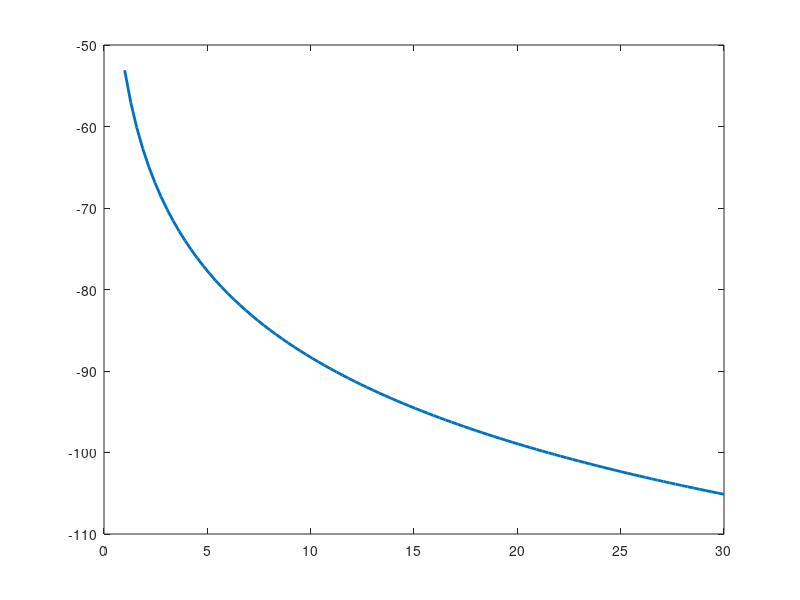

Here is the MATLAB script that generated this plot: (Note: this script raises an error after producing the figure.)
clc, clear, close all
%% COST-231 path loss & received power

f = 800e6;         % Frequency (Hz)
d = linspace(1e3, 30e3, 100); % 1–30 km
Pt = 30;           % Tx Power (dBm)
Gt = 5;            % Tx Gain (dBi)
Gr = 15;           % Rx Gain (dBi)

ht = 30;   % Tx height (m)
hr = 10;   % Rx height (m)

a_hr = (1.1*log10(f/1e6) - 0.7)*hr - (1.56*log10(f/1e6) - 0.8);

PL = 46.3 + 33.9*log10(f/1e6) - 13.82*log10(ht) - a_hr + (44.9 - 6.55*log10(ht))*log10(d/1e3);
Pr = Pt + Gt + Gr - PL;

% LTE sensitivity and margin
Psens = -100;        % dBm
margin = 10;         % dB
Psafe = Psens + margin;

% Find distances
d0 = interp1(Pr, d, Psens);    % 0 dB margin distance
d10 = interp1(Pr, d, Psafe);   % +10 dB margin distance

figure
plot(d/1e3, Pr,'LineWidth',2)
hold on
yline(Psens,'r--','LTE Sensitivity (-100 dBm)','LineWidth',1.5)
yline(Psafe,'g--','+10 dB Margin (-90 dBm)','LineWidth',1.5)

plot(d0/1e3, Psens,'ro','MarkerSize',8,'MarkerFaceColor','r')
plot(d10/1e3, Psafe,'go','MarkerSize',8,'MarkerFaceColor','g')

text(d0/1e3, Psens+2, sprintf('%.1f km (0 dB)', d0/1e3))
text(d10/1e3, Psafe+2, sprintf('%.1f km (+10 dB)', d10/1e3))

xlabel("Distance (km)")
ylabel("Received Power (dBm)")
title("LTE NLOS Link Budget with Link Margin")
grid on

disp(['Received Power = ', num2str(Pr), ' dBm'])

% BER vs SNR (QPSK)
snr = 0:1:20;
ber = berawgn(snr,'psk',4,'nondiff');
figure
semilogy(snr,ber,'LineWidth',2)
grid on
xlabel('SNR (dB)')
ylabel('BER')
title('QPSK Performance for Fire Alert Link')

% Antenna Radiation Pattern (Tx & Rx)
theta = linspace(0,2*pi,1000);

TxPattern = Gt * abs(cos(theta));
RxPattern = Gr * abs(cos(theta).^4);

figure
polarplot(theta, TxPattern, 'LineWidth',2)
hold on
polarplot(theta, RxPattern, 'LineWidth',2)
title('Antenna Radiation Patterns at 800 MHz')
legend('Tx Omnidirectional','Rx Directional')

% Constellation Diagram 
data = randi([0 3],1000,1);
modSig = pskmod(data,4,pi/4);

figure
scatterplot(modSig)
title('QPSK Constellation Diagram for Alert Transmission')

%% Alert triggering based on confidence and burned area
C_min = 0.75;        % minimum detection confidence
A_min = 1e4;         % minimum burned area (m^2)

C = 0.82;            % example detection confidence
A = 2.3e4;           % example burned area

alertFlag = (C >= C_min) && (A >= A_min);

fprintf("Alert Triggered: %d\n", alertFlag);

%% ==============================
% 3D Antenna Radiation Patterns
% ==============================

% Angular grids
theta = linspace(0, pi, 180);        % elevation
phi   = linspace(0, 2*pi, 360);      % azimuth
[TH, PH] = meshgrid(theta, phi);

% Antenna gains (linear scale)
Gtlin = 10^(5/10);     % Tx gain ~ 5 dBi
Grlin = 10^(15/10);    % Rx gain ~ 15 dBi

% Radiation patterns
TxPattern = Gtlin * abs(sin(TH));           % quasi-omnidirectional
TH_tilt = TH - deg2rad(5);
RxPattern = Grlin * abs(cos(TH_tilt)).^4;      % narrow beam directional

% Convert to Cartesian coordinates
[Xt,Yt,Zt] = sph2cart(PH, pi/2 - TH, TxPattern);
[Xr,Yr,Zr] = sph2cart(PH, pi/2 - TH, RxPattern);

%% ==============================
% Plot Transmit Antenna Pattern
% ==============================
figure
surf(Xt, Yt, Zt, TxPattern, 'EdgeColor','none')
axis equal
title('3D Transmit Antenna Radiation Pattern (Alert Node)')
xlabel('X'); ylabel('Y'); zlabel('Z')
colorbar
view(45,30)
lighting gouraud
camlight headlight

%% ==============================
% Plot Receive Antenna Pattern
% ==============================
figure
surf(Xr, Yr, Zr, RxPattern, 'EdgeColor','none')
axis equal
title('3D Receive Antenna Radiation Pattern (AFAD Base Station)')
xlabel('X'); ylabel('Y'); zlabel('Z')
colorbar
view(45,30)
lighting gouraud
camlight headlight
